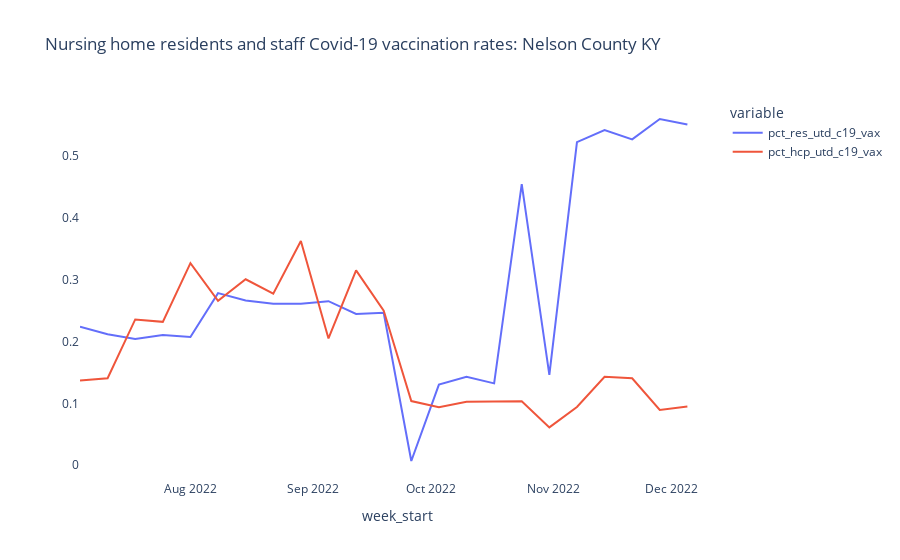

The notebook cell saved with this chart:
### Code cell
fig = px.line(nh_latest_sub_end_22_county_grp.loc[(nh_latest_sub_end_22_county_grp['provider_state'] == 'KY') &
                                                  (nh_latest_sub_end_22_county_grp['county'] == 'Nelson') &
                                                  (nh_latest_sub_end_22_county_grp['data_passed_qa'] == 'Y')],
                 x="week_start", y=["pct_res_utd_c19_vax","pct_hcp_utd_c19_vax"],
                 #facet_col="county", facet_col_wrap=7,
                  title="Nursing home residents and staff Covid-19 vaccination rates: Nelson County KY"
             )
#fig.update_yaxes(matches=None)
fig.update_layout(
    #autosize=True,
    #width=1000,
    #height=600,   
    paper_bgcolor='rgba(0,0,0,0)',
    plot_bgcolor='rgba(0,0,0,0)')



for axis in fig.layout:
    if type(fig.layout[axis]) == go.layout.YAxis:
        fig.layout[axis].title.text = ''
        
fig.show()

### Figure 1 — Plotly figure (JSON) as saved in the notebook; plotly's stock layout.template omitted (floating-point values rounded to 4 significant figures)
{"data": [{"hovertemplate": "variable=pct_res_utd_c19_vax<br>week_start=%{x}<br>value=%{y}<extra></extra>", "legendgroup": "pct_res_utd_c19_vax", "line": {"color": "#636efa", "dash": "solid"}, "marker": {"symbol": "circle"}, "mode": "lines", "name": "pct_res_utd_c19_vax", "orientation": "v", "showlegend": true, "type": "scatter", "x": ["2022-07-04T00:00:00", "2022-07-11T00:00:00", "2022-07-18T00:00:00", "2022-07-25T00:00:00", "2022-08-01T00:00:00", "2022-08-08T00:00:00", "2022-08-15T00:00:00", "2022-08-22T00:00:00", "2022-08-29T00:00:00", "2022-09-05T00:00:00", "2022-09-12T00:00:00", "2022-09-19T00:00:00", "2022-09-26T00:00:00", "2022-10-03T00:00:00", "2022-10-10T00:00:00", "2022-10-17T00:00:00", "2022-10-24T00:00:00", "2022-10-31T00:00:00", "2022-11-07T00:00:00", "2022-11-14T00:00:00", "2022-11-21T00:00:00", "2022-11-28T00:00:00", "2022-12-05T00:00:00", "2022-12-12T00:00:00"], "xaxis": "x", "y": [0.2239, 0.2117, 0.2042, 0.2105, 0.2074, 0.2782, 0.2662, 0.2609, 0.2612, 0.2652, 0.2444, 0.2465, 0.006849, 0.1304, 0.1429, 0.1324, 0.4545, 0.146, 0.5224, 0.542, 0.5267, 0.5597, 0.5507, null], "yaxis": "y"}, {"hovertemplate": "variable=pct_hcp_utd_c19_vax<br>week_start=%{x}<br>value=%{y}<extra></extra>", "legendgroup": "pct_hcp_utd_c19_vax", "line": {"color": "#EF553B", "dash": "solid"}, "marker": {"symbol": "circle"}, "mode": "lines", "name": "pct_hcp_utd_c19_vax", "orientation": "v", "showlegend": true, "type": "scatter", "x": ["2022-07-04T00:00:00", "2022-07-11T00:00:00", "2022-07-18T00:00:00", "2022-07-25T00:00:00", "2022-08-01T00:00:00", "2022-08-08T00:00:00", "2022-08-15T00:00:00", "2022-08-22T00:00:00", "2022-08-29T00:00:00", "2022-09-05T00:00:00", "2022-09-12T00:00:00", "2022-09-19T00:00:00", "2022-09-26T00:00:00", "2022-10-03T00:00:00", "2022-10-10T00:00:00", "2022-10-17T00:00:00", "2022-10-24T00:00:00", "2022-10-31T00:00:00", "2022-11-07T00:00:00", "2022-11-14T00:00:00", "2022-11-21T00:00:00", "2022-11-28T00:00:00", "2022-12-05T00:00:00", "2022-12-12T00:00:00"], "xaxis": "x", "y": [0.1369, 0.1406, 0.2357, 0.2318, 0.3268, 0.2658, 0.3007, 0.2774, 0.3625, 0.205, 0.315, 0.25, 0.1037, 0.09388, 0.1025, 0.1033, 0.1033, 0.06122, 0.09426, 0.1429, 0.1406, 0.08949, 0.09486, null], "yaxis": "y"}], "layout": {"legend": {"title": {"text": "variable"}, "tracegroupgap": 0}, "paper_bgcolor": "rgba(0,0,0,0)", "plot_bgcolor": "rgba(0,0,0,0)", "title": {"text": "Nursing home residents and staff Covid-19 vaccination rates: Nelson County KY"}, "xaxis": {"anchor": "y", "domain": [0, 1], "title": {"text": "week_start"}}, "yaxis": {"anchor": "x", "domain": [0, 1], "title": {"text": ""}}}}
